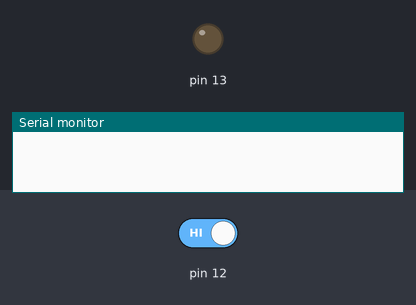
A sketch run on a simulated Arduino Uno, built with avr-gcc and run on an emulated ATmega328P. On the bench: output pins drawn as LEDs (lit = HIGH), the last lines printed to the serial monitor. The test bench sets the inputs (shaded band); at power-on: pin 12 HIGH.

Above: at 1.2 s.
1.3 s: pin 12 driven LOW
At 2.4 s:
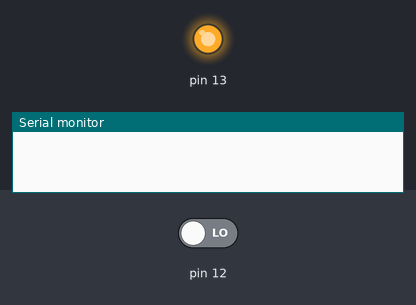
2.8 s: pin 12 driven HIGH
At 3.6 s:
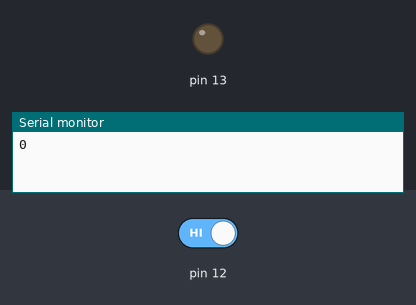
Timing chart, 0 to 5.8 s (numbered marks = the images above; inputs shaded):
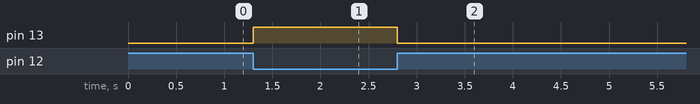

The sketch:

IRtransmission_Custom.ino
```cpp
#define SIGN   0
#define SPACE  1

#define MATCH_562(x) ( x == 10 || x == 11 || x == 12 || x==13)
#define MATCH_16875(x) ( x == 32 || x == 33 || x == 34)
#define MATCH_9000(x) (x== 178 || x ==179 || x == 180)
#define MATCH_4500(x) (x == 88 || x == 89 || x == 90)
#define MATCH_2500(x) (x ==43 || x == 44 || x ==45)

#define MATCH_LEAD(x1,x2) (MATCH_9000(x1) && MATCH_4500(x2))
#define MATCH_REPEAT(x1,x2,x3) (MATCH_9000(x1) && MATCH_2500(x2) && MATCH_562(x3))
#define MATCH_ZERO(x1,x2) (MATCH_562(x1) && MATCH_562(x2))
#define MATCH_ONE(x1,x2) (MATCH_562(x1) && MATCH_16875(x2))

#define FORWARD_LEFT 0
#define FORWARD 1
#define FORWARD_RIGHT 2
#define LEFT 3
#define RIGHT 4
#define BACK_LEFT 5
#define BACK 6
#define BACK_RIGHT 7

#define FORWARD 1
#define OFF 0
#define BACKWARD 2

int table[80];
int x = 0;
volatile unsigned long int ticks = 0;
volatile bool sign = false;
volatile bool space = false;
bool transmission_ended = false;
bool transmission_started = false;
unsigned volatile int spaces = 0;
volatile int it = 0;
bool pin_val;

int WHEELS_STATE;
int ENGINE_STATE;

void setup_timer2(){
  cli();//stop interrupts
  TCCR2A = _BV(WGM21);  //set CTC mode
  TCCR2B = _BV(CS21);   //set /8 prescaler
  TCNT2  = 0;   //initialize counter value to 0
  long unsigned int compareMatchRegister = 100; //interrupts per every 50us
  OCR2A = compareMatchRegister;
  TIMSK2 |= (1 << OCIE2A);// enable timer compare interrupt
  sei();//allow interrupts
}

void setWheelsState(int state)
{
  switch (state)
  {
   case 0xFF30CF:
   {
    WHEELS_STATE = FORWARD_LEFT;
    ENGINE_STATE = FORWARD;
    break;
   }
   case 0xFF18E7:
   {
    WHEELS_STATE = FORWARD;
    ENGINE_STATE = FORWARD;
    break;
   }
   case 0xFF7A85:
   {
    WHEELS_STATE = FORWARD_RIGHT;
    ENGINE_STATE = FORWARD;
    break;
   }
   case 0xFF10EF:
   {
    WHEELS_STATE = LEFT;
    ENGINE_STATE = FORWARD;
    break;
   }
   case 0xFF5AA5:
   {
    WHEELS_STATE = RIGHT;
    ENGINE_STATE = FORWARD;
    break;
   }
   case 0xFF42BD:
   {
    WHEELS_STATE = BACK_LEFT;
    ENGINE_STATE = BACKWARD;
    break;
   }
   case 0xFF4AB5:
   {
    WHEELS_STATE = BACK;
    ENGINE_STATE = BACKWARD;
    break;
   }
   case 0xFF52AD:
   {
    WHEELS_STATE = BACK_RIGHT;
    ENGINE_STATE = BACKWARD;
    break;
   }
   case 0xFFFFFFFF:
   {
    WHEELS_STATE = WHEELS_STATE;
    ENGINE_STATE = ENGINE_STATE;
    break;
   }
  }
}

void setup() {
  Serial.begin(9600);
  setup_timer2();
  DDRB |= 0b00100000; // set 13 as output, rest as input
  pinMode(12,INPUT);
}

void loop() {
  if(transmission_ended)
  {
     //printTable();
     //Serial.println(decodeTable(), HEX);
     setWheelsState(decodeTable());
     Serial.println(WHEELS_STATE);
     clearTable();
     transmission_ended = false;
  }
}

ISR(TIMER2_COMPA_vect){

pin_val = (PINB & _BV(PB4));

if(pin_val == SIGN)
{
  PORTB |= (1 << 5);
}
else
{
  PORTB &= ~(1 << 5);
}

 if (!transmission_ended)
 {
    if(pin_val == SIGN)
    {
      if(space == true)
      {
        table[it++] = ticks;
        ticks = 0;
      }
        transmission_started = true;
        ticks++;
        sign = true;
        space = false;
        spaces = 0;
    }
    else if (transmission_started)
    {
      if (spaces > 91)
      {
       transmission_ended = true;
       transmission_started = false;
       space = false;
       sign = false;
       ticks = 0;
       it=0;
       spaces = 0;
       return;
      }

      if( sign == true )
      {
        table[it++] = ticks;
        ticks = 0;
      }

      sign = false;
      space = true;

      ticks++;
      spaces++;
    }
 }
}

void printTable()
{
  for(int i=0;i<80;i++)
  {
    Serial.print(table[i]);
    Serial.print(" ");
  }
  Serial.println();
}

void clearTable()
{
  for(int i=0;i<80;i++)
  {
    table[i]=0;
  }
}

long decodeTable()
{
  int pos = 0;

  if(MATCH_REPEAT(table[0], table[1], table[2]))
  {
    return -1;
  }

  if (!MATCH_LEAD(table[0], table[1]))
  {
    return -9;
  }

  long decoded_val = 0;

  for (int i = 2; i < 66 ; i+=2)
  {

    if(MATCH_ONE(table[i],table[i+1]))
    {
      decoded_val = (decoded_val << 1) | 1 ;
    }
    else if (MATCH_ZERO(table[i],table[i+1]))
    {
      decoded_val = (decoded_val << 1) | 0 ;
    }
    else
    {
      return -9;
    }
  }

  return decoded_val;
}
```

Measured:
- after the input at 1.3 s, pin 13: LOW → HIGH at once
- after the input at 2.8 s, pin 13: HIGH → LOW at once
